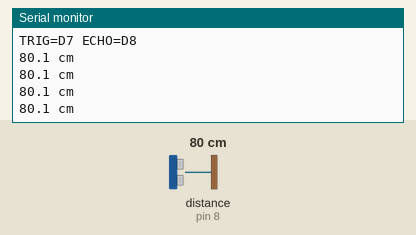
The sketch below on a simulated Arduino Uno, built with avr-gcc and run on an emulated ATmega328P. Shown: the last lines printed to the serial monitor. Wiring (inferred from the names in the program): ultrasonic range finder: trigger pin 7; echo pin 8. The test bench sets the inputs (shaded band); at power-on: distance to the obstacle (sensor on pin 8) 80 cm. The echo pulse lasts 58.3 µs per cm.

Above: at 1.7 s.
1.8 s: distance to the obstacle (sensor on pin 8) set to 2 cm
At 2.23 s:
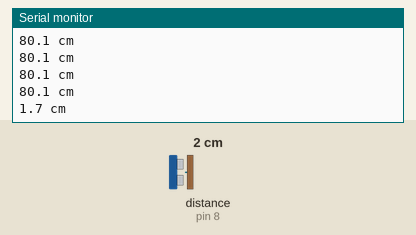
3.3 s: distance to the obstacle (sensor on pin 8) set to 4 cm
At 3.44 s:
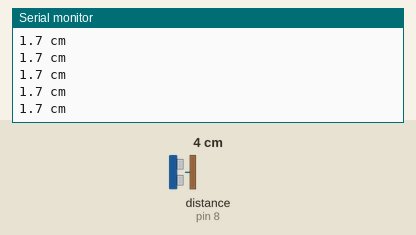
Timing chart, 0 to 6.3 s (numbered marks = the images above; inputs shaded):
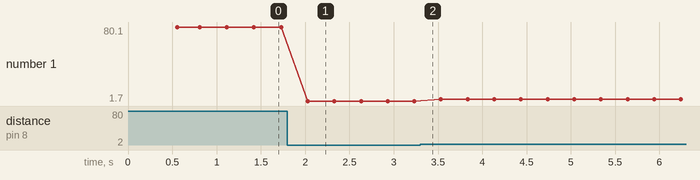

Measured:
- after the input at 1.8 s, the serial monitor: prints a new line after 0.23 s (image 1)
- plotted number 1: 80.1 → 1.7 after the input at 1.8 s, 1.7 → 3.7 after the input at 3.3 s

The sketch:

ultrasonic.ino
```cpp
const int TRIG_PIN = 7;
const int ECHO_PIN = 8;

void setup() {
  Serial.begin(9600);
  pinMode(TRIG_PIN, OUTPUT);
  pinMode(ECHO_PIN, INPUT);
  digitalWrite(TRIG_PIN, LOW);
  delay(500);

  Serial.println("HC-SR04 ultrasonic distance reader");
  Serial.println("TRIG=D7 ECHO=D8");
}

void loop() {
  digitalWrite(TRIG_PIN, LOW);
  delayMicroseconds(2);
  digitalWrite(TRIG_PIN, HIGH);
  delayMicroseconds(10);
  digitalWrite(TRIG_PIN, LOW);

  unsigned long duration = pulseIn(ECHO_PIN, HIGH, 30000UL);

  if (duration == 0) {
    Serial.println("out of range or no echo");
  } else {
    float distanceCm = duration / 58.0;
    Serial.print(distanceCm, 1);
    Serial.println(" cm");
  }

  delay(300);
}
```
